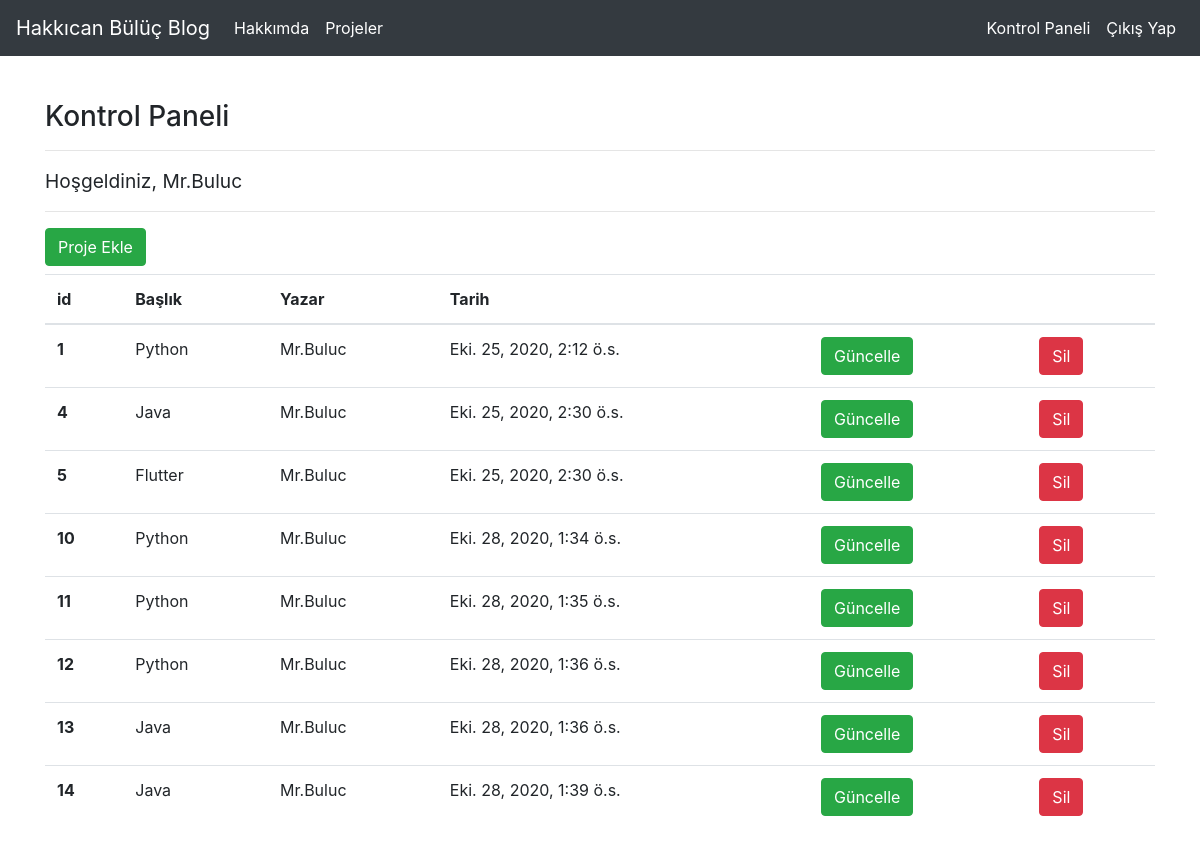
/projects/dashboard/ (signed in), run on the app's committed database.
### project/models.py (models this page shows, shortened)
class Project(models.Model):
    author = models.ForeignKey(
        "auth.User", on_delete=models.CASCADE, verbose_name="Yazar")
    title = models.CharField(max_length=50, verbose_name="Başlık")
    content = models.TextField(verbose_name="İçerik")
    created_date = models.DateTimeField(
        auto_now_add=True, verbose_name="Oluşturulma Tarihi")

### project/views.py (the view)
# urls.py: path('dashboard/', views.dashboard, name="dashboard"),
def dashboard(request):
    projects = Project.objects.filter(author=request.user)
    context = {
        "projects": projects
    }
    return render(request=request, template_name="dashboard.html", context=context)

### templates/dashboard.html (shortened to what this page needs)
{% extends "layout.html" %}
{% block body %}
<h3>Kontrol Paneli</h3>
<hr>
<p>
    <big>Hoşgeldiniz, {{request.user.username}}</big>
</p>
<hr>
<a class="btn btn-success" href="/projects/addproject">Proje Ekle</a>
{% if projects %}
<table class="table">
    <thead>
        <tr>
            <th scope="col">id</th>
            <th scope="col">Başlık</th>
            <th scope="col">Yazar</th>
            <th scope="col">Tarih</th>
            <th scope="col"></th>
            <th scope="col"></th>
        </tr>
    </thead>
    <tbody>
        {% for project in projects %}
        <tr>
            <th scope="row">{{project.id}}</th>
            <td>{{project.title}}</td>
            <td>{{project.author.username}}</td>
            <td>{{project.created_date}}</td>
            <td>
                <a href="/articles/update/{{project.id}}" class="btn btn-success">Güncelle</a>
            </td>
            <td>
                <a href="/articles/delete/{{project.id}}" class="btn btn-danger">Sil</a>
            </td>
        </tr>
        {% endfor %}
    </tbody>
</table>
{% else %}
<div class="alert alert-danger">
    Henüz proje bulunmuyor...
</div>
{% endif %}
{% endblock %}

### data on the page
Project: id "1", title "Python", author.username "Mr.Buluc", created_date "Eki. 25, 2020, 2:12 ö.s."
Project: id "4", title "Java", author.username "Mr.Buluc", created_date "Eki. 25, 2020, 2:30 ö.s."
Project: id "5", title "Flutter", author.username "Mr.Buluc", created_date "Eki. 25, 2020, 2:30 ö.s."
Project: id "10", title "Python", author.username "Mr.Buluc", created_date "Eki. 28, 2020, 1:34 ö.s."
Project: id "11", title "Python", author.username "Mr.Buluc", created_date "Eki. 28, 2020, 1:35 ö.s."
Project: id "12", title "Python", author.username "Mr.Buluc", created_date "Eki. 28, 2020, 1:36 ö.s."
Project: id "13", title "Java", author.username "Mr.Buluc", created_date "Eki. 28, 2020, 1:36 ö.s."
Project: id "14", title "Java", author.username "Mr.Buluc", created_date "Eki. 28, 2020, 1:39 ö.s."

### other printed values
{{ request.user.username }} "Mr.Buluc"
